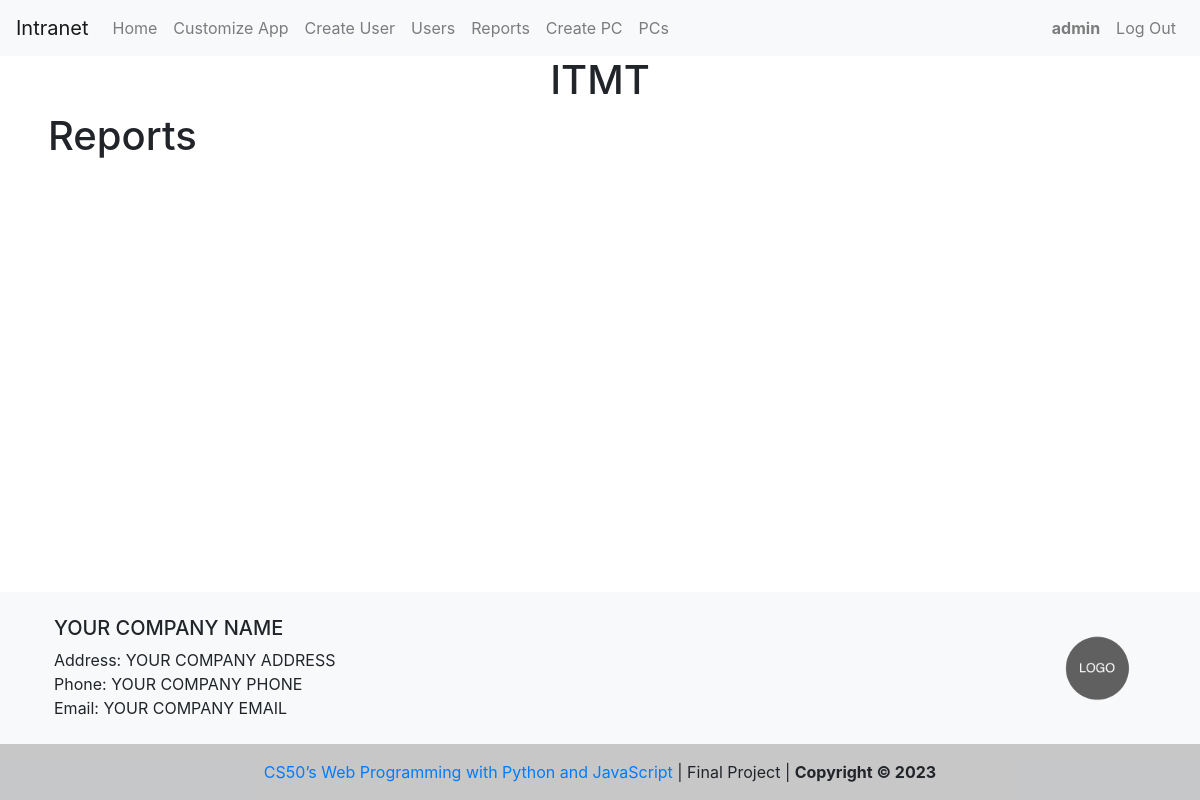
Page /reports (signed in) on the earlier database version.
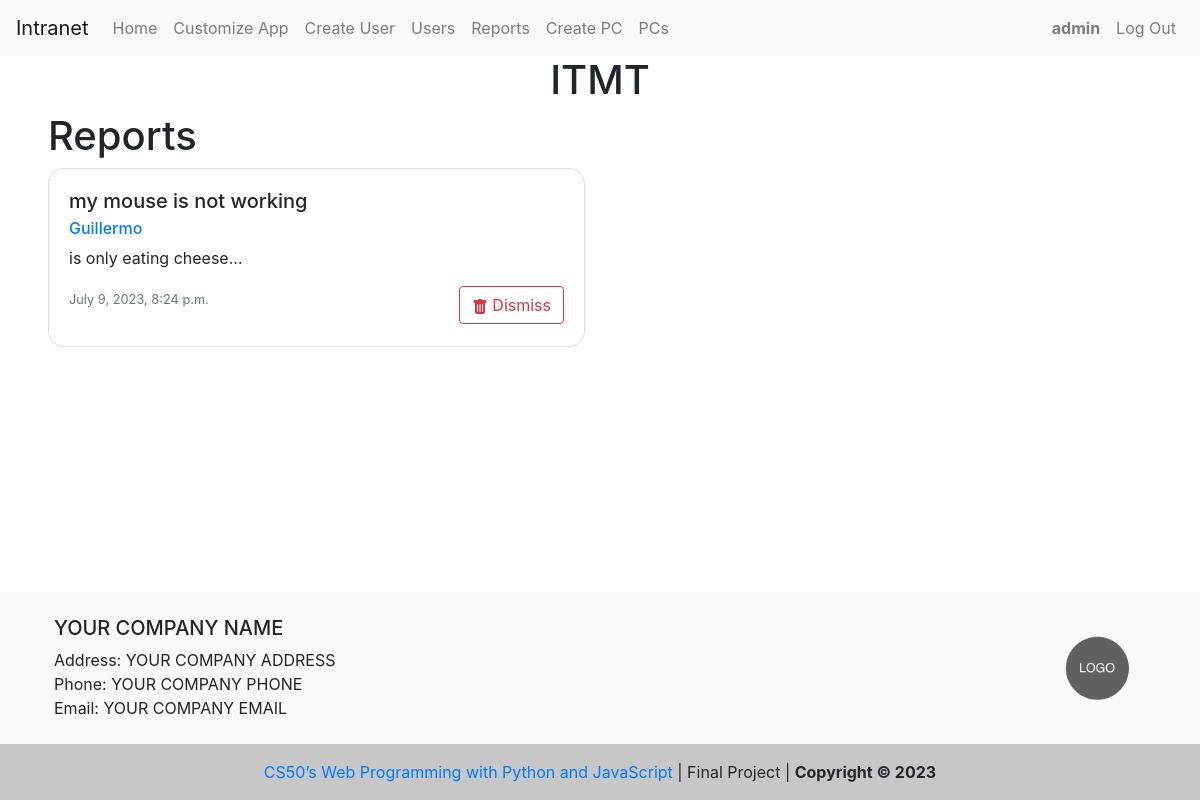
Same page on the later database version.
### capstone/models.py (models this page shows)
class User(AbstractUser):
    pass

class Footer(models.Model):
    company_name = models.CharField(max_length=255)
    company_address = models.CharField(max_length=255)
    company_phone = models.CharField(max_length=20)
    company_email = models.EmailField(default="")
    company_avatar = models.ImageField(upload_to="company_logo/")

class Issue(models.Model):
    issue = models.CharField(max_length=100, default="")
    description = models.TextField(default="")
    created_at = models.DateTimeField(auto_now_add=True)
    user = models.ForeignKey(User, on_delete=models.CASCADE)

### capstone/views.py (the view)
# urls.py: path("reports", views.reports, name="reports"),
@login_required
def reports(request):
    issues = Issue.objects.all().order_by("-created_at")
    return render(request, "capstone/reports.html", {"issues": issues})

### capstone/context_processors.py (called while the page is built)
def footer_processor(request):
    footer = Footer.objects.first()
    return {
        "company_name": footer.company_name,
        "company_address": footer.company_address,
        "company_phone": footer.company_phone,
        "company_email": footer.company_email,
        "company_avatar": footer.company_avatar,
    }

def intranet_processor(request):
    intranet = Intranet.objects.first()
    return {
        "company_intranet": intranet.company_intranet,
    }

### capstone/templates/capstone/reports.html (shortened to what this page needs)
{% extends "capstone/layout.html" %}
{% block body %}
{% if user.is_authenticated %}
{% if user.username == 'admin' %}
<div class="ml-5 mr-5">
  <h1>Reports</h1>
  <div class="row">
    {% for issue in issues %}
    <div class="col-sm-6">
      <div class="card mb-4 br-3">
        <div class="card-body">
          <h5 class="card-title">{{ issue.issue }}</h5>
          <h6 class="card-subtitle mb-2 text-muted">
            <a class="text-decoration-none" href="{% url 'user_profile' issue.user %}">{{ issue.user }}</a>
          </h6>
          <p class="card-text">{{ issue.description }}</p>
          <div class="d-flex">
            <p class="card-text">
              <small class="text-muted">{{ issue.created_at }}</small>
            </p>
            <div class="float-left ml-auto">
              <form action="{% url 'delete_issue' issue.id %}" method="POST">
                <button type="submit" class="btn btn-outline-danger">
                Dismiss
              </button>
            </form>
          </div>
          </div>
        </div>
      </div>
    </div>
    {% endfor %}
  </div>
</div>
{% endif %}
{% endif %}
{% endblock %}

### capstone/templates/capstone/layout.html (shortened to what this page needs)
{% load static %}
<!DOCTYPE html>
<html lang="en">
  <head>
    <link
      rel="stylesheet"
      href="https://cdn.jsdelivr.net/npm/intl-tel-input@18.1.1/build/css/intlTelInput.css"
    />
    <link
      rel="stylesheet"
      href="https://stackpath.bootstrapcdn.com/bootstrap/4.4.1/css/bootstrap.min.css"
    />
    <link href="{% static 'capstone/styles.css' %}" rel="stylesheet" />
  </head>
  <body>
    <nav class="navbar navbar-expand-lg navbar-light bg-light">
      <a class="navbar-brand" href="{{ company_intranet|default:'#'}}" rel="noopener noreferrer" target="{{ company_intranet|yesno:'blank' }}">Intranet</a>
      <div class="collapse navbar-collapse" id="navbarContent">
        <ul class="navbar-nav mr-auto">
          {% if user.is_authenticated %}
          <li class="nav-item">
            <a class="nav-link" href="{% url 'index' %}">Home</a>
          </li>
          <li class="nav-item">
            {% if user.username == 'admin' %}
            <a class="nav-link" href="{% url 'customize_app' %}">Customize App</a>
          </li>
          <li class="nav-item">
            <a class="nav-link" href="{% url 'create_user' %}">Create User </a>
          </li>
          <li class="nav-item">
            <a class="nav-link" href="{% url 'users' %}">Users</a>
          </li>
          <li class="nav-item">
            <a class="nav-link" href="{% url 'reports' %}">Reports</a>
          </li>
          <li class="nav-item">
            <a class="nav-link" href="{% url 'create_pc' %}">Create PC</a>
          </li>
          <li class="nav-item">
            <a class="nav-link" href="{% url 'pcs' %}">PCs</a>
          </li>
          {% endif %}
        </ul>
        <ul class="navbar-nav ml-auto">
          <li class="nav-item">
            <a class="nav-link" href="#"><b>{{ user.username }}</b></a>
          </li>
          <li class="nav-item">
            <a class="nav-link" href="{% url 'logout' %}">Log Out</a>
          </li>
          {% else %}
          <li class="nav-item">
            <a class="nav-link" href="{% url 'login' %}">Log In</a>
          </li>
        </ul>
        {% endif %}
      </div>
    </nav>
    {% if user.is_authenticated %}
    <h1 class="d-flex justify-content-center">ITMT</h1>
    {% endif %}
    <div class="body content">
      {% block body %}
      {% endblock %}
    </div>
  </body>
  {% include 'capstone/footer.html' %}
</html>

### capstone/templates/capstone/footer.html
<footer class="bg-light text-lg-start mt-5">
  <div class="container p-4">
    <div class="row">
      <div class="col-lg-6 col-md-12 mb-4 mb-md-0">
        <h5 class="text-uppercase">{{ company_name }}</h5>
        <div>
          <p class="m-0">Address: {{ company_address }}</p>
          <p class="m-0">Phone: {{ company_phone }}</p>
          <p class="m-0">Email: {{ company_email }}</p>
        </div>
      </div>
      <div
        class="col-lg-6 col-md-12 mb-4 mb-md-0 d-flex justify-content-end align-items-center"
      >
      <img src="{{ company_avatar.url|default:'/media/company_logo/logo-placeholder-image.png'}}" alt="{{company_name}} Logo" class="rounded-circle" style="height: 6rem; width: 6rem; object-fit: cover" />
      </div>
    </div>
  </div>
  <div class="text-center p-3 footer">
    <a href="https://cs50.harvard.edu/web/2020/" class="text-decoration-none" target="blank" rel="noopener noreferrer">CS50’s Web Programming with Python and JavaScript</a> | Final Project |
    <b>Copyright © 2023</b>
  </div>
</footer>

### capstone/static/capstone/styles.css (style rules this page uses)
:root { --border-color: #80bdff; --grey-color: #495057; --box-shadow: 0 0 0 0.2rem rgba(0, 123, 255, 0.25); }
body { display: flex; min-height: 100vh; flex-direction: column; }
.content { flex: 1; }
.br-3 { border-radius: 1rem; }
.footer { background-color: rgba(0, 0, 0, 0.2); }

Differences in the rows shown:
added Issue: issue "my mouse is not working", user "Guillermo", description "is only eating cheese...", created_at "July 9, 2023, 8:24 p.m."
